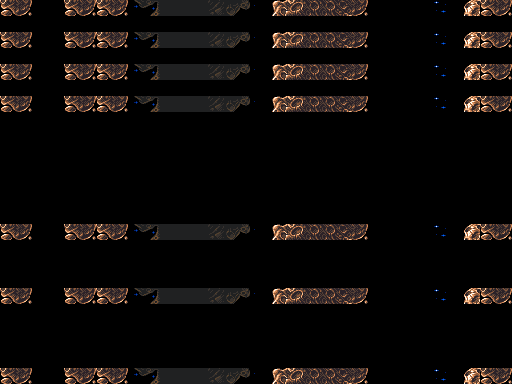

Rendered tile map (Tiled .tmx) drawn with the repository's tilesets; below, a short description and the map source with its tile grids summarised:
An orthogonal 32x24 tile map with 16x16 px tiles, 1 tile layer (Слой тайлов 1).

<map version="1.0" orientation="orthogonal" renderorder="right-down" width="32" height="24" tilewidth="16" tileheight="16">
 <tileset firstgid="1" name="mockup" tilewidth="16" tileheight="16">
  <image source="../mockup.png" width="896" height="208" />
 </tileset>
 <layer name="Слой тайлов 1" width="32" height="24">
  <data>[768 cells, 210 non-empty, 24 distinct tile ids]</data>
 </layer>
</map>
